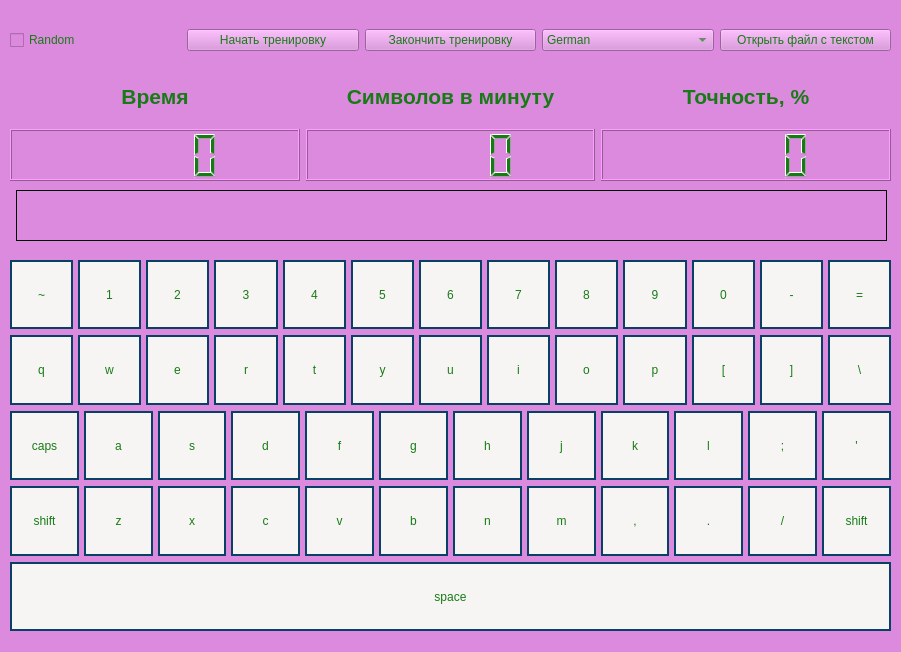
<?xml version="1.0" encoding="UTF-8"?>
<ui version="4.0">
 <class>MainWindow</class>
 <widget class="QMainWindow" name="MainWindow">
  <property name="geometry">
   <rect>
    <x>0</x>
    <y>0</y>
    <width>901</width>
    <height>652</height>
   </rect>
  </property>
  <property name="windowTitle">
   <string>MainWindow</string>
  </property>
  <property name="styleSheet">
   <string notr="true">background-color: rgb(220, 138, 221);
color: rgb(23, 123, 21);
font: 700 italic 11pt &quot;Ubuntu&quot;;
</string>
  </property>
  <widget class="QWidget" name="centralwidget">
   <property name="cursor">
    <cursorShape>CrossCursor</cursorShape>
   </property>
   <widget class="QWidget" name="verticalLayoutWidget">
    <property name="geometry">
     <rect>
      <x>10</x>
      <y>250</y>
      <width>881</width>
      <height>391</height>
     </rect>
    </property>
    <layout class="QVBoxLayout" name="verticalLayout">
     <property name="leftMargin">
      <number>0</number>
     </property>
     <property name="topMargin">
      <number>10</number>
     </property>
     <property name="bottomMargin">
      <number>10</number>
     </property>
     <item>
      <layout class="QHBoxLayout" name="horizontalLayout">
       <property name="spacing">
        <number>5</number>
       </property>
       <property name="sizeConstraint">
        <enum>QLayout::SetDefaultConstraint</enum>
       </property>
       <item>
        <widget class="QPushButton" name="bnt_49">
         <property name="enabled">
          <bool>false</bool>
         </property>
         <property name="sizePolicy">
          <sizepolicy hsizetype="MinimumExpanding" vsizetype="Minimum">
           <horstretch>0</horstretch>
           <verstretch>0</verstretch>
          </sizepolicy>
         </property>
         <property name="styleSheet">
          <string notr="true"> border: 2px solid #094065;
background-color: rgb(246, 245, 244);</string>
         </property>
         <property name="text">
          <string>~</string>
         </property>
        </widget>
       </item>
       <item>
        <widget class="QPushButton" name="bnt_10">
         <property name="enabled">
          <bool>false</bool>
         </property>
         <property name="sizePolicy">
          <sizepolicy hsizetype="MinimumExpanding" vsizetype="Minimum">
           <horstretch>0</horstretch>
           <verstretch>0</verstretch>
          </sizepolicy>
         </property>
         <property name="styleSheet">
          <string notr="true">border: 2px solid #094065;
background-color: rgb(246, 245, 244);</string>
         </property>
         <property name="text">
          <string>1</string>
         </property>
        </widget>
       </item>
       <item>
        <widget class="QPushButton" name="bnt_11">
         <property name="enabled">
          <bool>false</bool>
         </property>
         <property name="sizePolicy">
          <sizepolicy hsizetype="MinimumExpanding" vsizetype="Minimum">
           <horstretch>0</horstretch>
           <verstretch>0</verstretch>
          </sizepolicy>
         </property>
         <property name="styleSheet">
          <string notr="true">border: 2px solid #094065;
background-color: rgb(246, 245, 244);</string>
         </property>
         <property name="text">
          <string>2</string>
         </property>
        </widget>
       </item>
       <item>
        <widget class="QPushButton" name="bnt_12">
         <property name="enabled">
          <bool>false</bool>
         </property>
         <property name="sizePolicy">
          <sizepolicy hsizetype="MinimumExpanding" vsizetype="Minimum">
           <horstretch>0</horstretch>
           <verstretch>0</verstretch>
          </sizepolicy>
         </property>
         <property name="styleSheet">
          <string notr="true">border: 2px solid #094065;
background-color: rgb(246, 245, 244);</string>
         </property>
         <property name="text">
          <string>3</string>
         </property>
        </widget>
       </item>
       <item>
        <widget class="QPushButton" name="bnt_13">
         <property name="enabled">
          <bool>false</bool>
         </property>
         <property name="sizePolicy">
          <sizepolicy hsizetype="MinimumExpanding" vsizetype="Minimum">
           <horstretch>0</horstretch>
           <verstretch>0</verstretch>
          </sizepolicy>
         </property>
         <property name="styleSheet">
          <string notr="true">border: 2px solid #094065;
background-color: rgb(246, 245, 244);</string>
         </property>
         <property name="text">
          <string>4</string>
         </property>
        </widget>
       </item>
       <item>
        <widget class="QPushButton" name="bnt_14">
         <property name="enabled">
          <bool>false</bool>
         </property>
         <property name="sizePolicy">
          <sizepolicy hsizetype="MinimumExpanding" vsizetype="Minimum">
           <horstretch>0</horstretch>
           <verstretch>0</verstretch>
          </sizepolicy>
         </property>
         <property name="styleSheet">
          <string notr="true">border: 2px solid #094065;
background-color: rgb(246, 245, 244);</string>
         </property>
         <property name="text">
          <string>5</string>
         </property>
        </widget>
       </item>
       <item>
        <widget class="QPushButton" name="bnt_15">
         <property name="enabled">
          <bool>false</bool>
         </property>
         <property name="sizePolicy">
          <sizepolicy hsizetype="MinimumExpanding" vsizetype="Minimum">
           <horstretch>0</horstretch>
           <verstretch>0</verstretch>
          </sizepolicy>
         </property>
         <property name="styleSheet">
          <string notr="true">border: 2px solid #094065;
background-color: rgb(246, 245, 244);</string>
         </property>
         <property name="text">
          <string>6</string>
         </property>
        </widget>
       </item>
       <item>
        <widget class="QPushButton" name="bnt_16">
         <property name="enabled">
          <bool>false</bool>
         </property>
         <property name="sizePolicy">
          <sizepolicy hsizetype="MinimumExpanding" vsizetype="Minimum">
           <horstretch>0</horstretch>
           <verstretch>0</verstretch>
          </sizepolicy>
         </property>
         <property name="styleSheet">
          <string notr="true">border: 2px solid #094065;
background-color: rgb(246, 245, 244);</string>
         </property>
         <property name="text">
          <string>7</string>
         </property>
        </widget>
       </item>
       <item>
        <widget class="QPushButton" name="bnt_17">
         <property name="enabled">
          <bool>false</bool>
         </property>
         <property name="sizePolicy">
          <sizepolicy hsizetype="MinimumExpanding" vsizetype="Minimum">
           <horstretch>0</horstretch>
           <verstretch>0</verstretch>
          </sizepolicy>
         </property>
         <property name="styleSheet">
          <string notr="true">border: 2px solid #094065;
background-color: rgb(246, 245, 244);</string>
         </property>
         <property name="text">
          <string>8</string>
         </property>
        </widget>
       </item>
       <item>
        <widget class="QPushButton" name="bnt_18">
         <property name="enabled">
          <bool>false</bool>
         </property>
         <property name="sizePolicy">
          <sizepolicy hsizetype="MinimumExpanding" vsizetype="Minimum">
           <horstretch>0</horstretch>
           <verstretch>0</verstretch>
          </sizepolicy>
         </property>
         <property name="styleSheet">
          <string notr="true">border: 2px solid #094065;
background-color: rgb(246, 245, 244);</string>
         </property>
         <property name="text">
          <string>9</string>
         </property>
        </widget>
       </item>
       <item>
        <widget class="QPushButton" name="bnt_19">
         <property name="enabled">
          <bool>false</bool>
         </property>
         <property name="sizePolicy">
          <sizepolicy hsizetype="MinimumExpanding" vsizetype="Minimum">
           <horstretch>0</horstretch>
           <verstretch>0</verstretch>
          </sizepolicy>
         </property>
         <property name="styleSheet">
          <string notr="true">border: 2px solid #094065;
background-color: rgb(246, 245, 244);</string>
         </property>
         <property name="text">
          <string>0</string>
         </property>
        </widget>
       </item>
       <item>
        <widget class="QPushButton" name="bnt_20">
         <property name="enabled">
          <bool>false</bool>
         </property>
         <property name="sizePolicy">
          <sizepolicy hsizetype="MinimumExpanding" vsizetype="Minimum">
           <horstretch>0</horstretch>
           <verstretch>0</verstretch>
          </sizepolicy>
         </property>
         <property name="styleSheet">
          <string notr="true">border: 2px solid #094065;
background-color: rgb(246, 245, 244);</string>
         </property>
         <property name="text">
          <string>-</string>
         </property>
        </widget>
       </item>
       <item>
        <widget class="QPushButton" name="bnt_21">
         <property name="enabled">
          <bool>false</bool>
         </property>
         <property name="sizePolicy">
          <sizepolicy hsizetype="MinimumExpanding" vsizetype="Minimum">
           <horstretch>0</horstretch>
           <verstretch>0</verstretch>
          </sizepolicy>
         </property>
         <property name="styleSheet">
          <string notr="true">border: 2px solid #094065;
background-color: rgb(246, 245, 244);</string>
         </property>
         <property name="text">
          <string>=</string>
         </property>
        </widget>
       </item>
      </layout>
     </item>
     <item>
      <layout class="QHBoxLayout" name="horizontalLayout_3">
       <property name="spacing">
        <number>5</number>
       </property>
       <property name="sizeConstraint">
        <enum>QLayout::SetDefaultConstraint</enum>
       </property>
       <item>
        <widget class="QPushButton" name="bnt_24">
         <property name="enabled">
          <bool>false</bool>
         </property>
         <property name="sizePolicy">
          <sizepolicy hsizetype="MinimumExpanding" vsizetype="Minimum">
           <horstretch>0</horstretch>
           <verstretch>0</verstretch>
          </sizepolicy>
         </property>
         <property name="styleSheet">
          <string notr="true">border: 2px solid #094065;
background-color: rgb(246, 245, 244);</string>
         </property>
         <property name="text">
          <string>q</string>
         </property>
        </widget>
       </item>
       <item>
        <widget class="QPushButton" name="bnt_25">
         <property name="enabled">
          <bool>false</bool>
         </property>
         <property name="sizePolicy">
          <sizepolicy hsizetype="MinimumExpanding" vsizetype="Minimum">
           <horstretch>0</horstretch>
           <verstretch>0</verstretch>
          </sizepolicy>
         </property>
         <property name="styleSheet">
          <string notr="true">
border: 2px solid #094065;
background-color: rgb(246, 245, 244);</string>
         </property>
         <property name="text">
          <string>w</string>
         </property>
        </widget>
       </item>
       <item>
        <widget class="QPushButton" name="bnt_26">
         <property name="enabled">
          <bool>false</bool>
         </property>
         <property name="sizePolicy">
          <sizepolicy hsizetype="MinimumExpanding" vsizetype="Minimum">
           <horstretch>0</horstretch>
           <verstretch>0</verstretch>
          </sizepolicy>
         </property>
         <property name="styleSheet">
          <string notr="true">border: 2px solid #094065;
background-color: rgb(246, 245, 244);</string>
         </property>
         <property name="text">
          <string>e</string>
         </property>
        </widget>
       </item>
       <item>
        <widget class="QPushButton" name="bnt_27">
         <property name="enabled">
          <bool>false</bool>
         </property>
         <property name="sizePolicy">
          <sizepolicy hsizetype="MinimumExpanding" vsizetype="Minimum">
           <horstretch>0</horstretch>
           <verstretch>0</verstretch>
          </sizepolicy>
         </property>
         <property name="styleSheet">
          <string notr="true">border: 2px solid #094065;
background-color: rgb(246, 245, 244);</string>
         </property>
         <property name="text">
          <string>r</string>
         </property>
        </widget>
       </item>
       <item>
        <widget class="QPushButton" name="bnt_28">
         <property name="enabled">
          <bool>false</bool>
         </property>
         <property name="sizePolicy">
          <sizepolicy hsizetype="MinimumExpanding" vsizetype="Minimum">
           <horstretch>0</horstretch>
           <verstretch>0</verstretch>
          </sizepolicy>
         </property>
         <property name="styleSheet">
          <string notr="true">border: 2px solid #094065;
background-color: rgb(246, 245, 244);</string>
         </property>
         <property name="text">
          <string>t</string>
         </property>
        </widget>
       </item>
       <item>
        <widget class="QPushButton" name="bnt_29">
         <property name="enabled">
          <bool>false</bool>
         </property>
         <property name="sizePolicy">
          <sizepolicy hsizetype="MinimumExpanding" vsizetype="Minimum">
           <horstretch>0</horstretch>
           <verstretch>0</verstretch>
          </sizepolicy>
         </property>
         <property name="styleSheet">
          <string notr="true">border: 2px solid #094065;
background-color: rgb(246, 245, 244);</string>
         </property>
         <property name="text">
          <string>y</string>
         </property>
        </widget>
       </item>
       <item>
        <widget class="QPushButton" name="bnt_30">
         <property name="enabled">
          <bool>false</bool>
         </property>
         <property name="sizePolicy">
          <sizepolicy hsizetype="MinimumExpanding" vsizetype="Minimum">
           <horstretch>0</horstretch>
           <verstretch>0</verstretch>
          </sizepolicy>
         </property>
         <property name="styleSheet">
          <string notr="true">border: 2px solid #094065;
background-color: rgb(246, 245, 244);</string>
         </property>
         <property name="text">
          <string>u</string>
         </property>
        </widget>
       </item>
       <item>
        <widget class="QPushButton" name="bnt_31">
         <property name="enabled">
          <bool>false</bool>
         </property>
         <property name="sizePolicy">
          <sizepolicy hsizetype="MinimumExpanding" vsizetype="Minimum">
           <horstretch>0</horstretch>
           <verstretch>0</verstretch>
          </sizepolicy>
         </property>
         <property name="styleSheet">
          <string notr="true">border: 2px solid #094065;
background-color: rgb(246, 245, 244);</string>
         </property>
         <property name="text">
          <string>i</string>
         </property>
        </widget>
       </item>
       <item>
        <widget class="QPushButton" name="bnt_32">
         <property name="enabled">
          <bool>false</bool>
         </property>
         <property name="sizePolicy">
          <sizepolicy hsizetype="MinimumExpanding" vsizetype="Minimum">
           <horstretch>0</horstretch>
           <verstretch>0</verstretch>
          </sizepolicy>
         </property>
         <property name="styleSheet">
          <string notr="true">border: 2px solid #094065;
background-color: rgb(246, 245, 244);</string>
         </property>
         <property name="text">
          <string>o</string>
         </property>
        </widget>
       </item>
       <item>
        <widget class="QPushButton" name="bnt_33">
         <property name="enabled">
          <bool>false</bool>
         </property>
         <property name="sizePolicy">
          <sizepolicy hsizetype="MinimumExpanding" vsizetype="Minimum">
           <horstretch>0</horstretch>
           <verstretch>0</verstretch>
          </sizepolicy>
         </property>
         <property name="styleSheet">
          <string notr="true">border: 2px solid #094065;
background-color: rgb(246, 245, 244);</string>
         </property>
         <property name="text">
          <string>p</string>
         </property>
        </widget>
       </item>
       <item>
        <widget class="QPushButton" name="bnt_34">
         <property name="enabled">
          <bool>false</bool>
         </property>
         <property name="sizePolicy">
          <sizepolicy hsizetype="MinimumExpanding" vsizetype="Minimum">
           <horstretch>0</horstretch>
           <verstretch>0</verstretch>
          </sizepolicy>
         </property>
         <property name="styleSheet">
          <string notr="true">border: 2px solid #094065;
background-color: rgb(246, 245, 244);</string>
         </property>
         <property name="text">
          <string>[</string>
         </property>
        </widget>
       </item>
       <item>
        <widget class="QPushButton" name="bnt_35">
         <property name="enabled">
          <bool>false</bool>
         </property>
         <property name="sizePolicy">
          <sizepolicy hsizetype="MinimumExpanding" vsizetype="Minimum">
           <horstretch>0</horstretch>
           <verstretch>0</verstretch>
          </sizepolicy>
         </property>
         <property name="styleSheet">
          <string notr="true">border: 2px solid #094065;
background-color: rgb(246, 245, 244);</string>
         </property>
         <property name="text">
          <string>]</string>
         </property>
        </widget>
       </item>
       <item>
        <widget class="QPushButton" name="bnt_51">
         <property name="enabled">
          <bool>false</bool>
         </property>
         <property name="sizePolicy">
          <sizepolicy hsizetype="MinimumExpanding" vsizetype="Minimum">
           <horstretch>0</horstretch>
           <verstretch>0</verstretch>
          </sizepolicy>
         </property>
         <property name="styleSheet">
          <string notr="true">border: 2px solid #094065;
background-color: rgb(246, 245, 244);
</string>
         </property>
         <property name="text">
          <string>\</string>
         </property>
        </widget>
       </item>
      </layout>
     </item>
     <item>
      <layout class="QHBoxLayout" name="horizontalLayout_4">
       <property name="spacing">
        <number>5</number>
       </property>
       <property name="sizeConstraint">
        <enum>QLayout::SetDefaultConstraint</enum>
       </property>
       <item>
        <widget class="QPushButton" name="bnt_66">
         <property name="enabled">
          <bool>false</bool>
         </property>
         <property name="sizePolicy">
          <sizepolicy hsizetype="MinimumExpanding" vsizetype="Minimum">
           <horstretch>0</horstretch>
           <verstretch>0</verstretch>
          </sizepolicy>
         </property>
         <property name="styleSheet">
          <string notr="true">border: 2px solid #094065;
background-color: rgb(246, 245, 244);</string>
         </property>
         <property name="text">
          <string>caps</string>
         </property>
        </widget>
       </item>
       <item>
        <widget class="QPushButton" name="bnt_38">
         <property name="enabled">
          <bool>false</bool>
         </property>
         <property name="sizePolicy">
          <sizepolicy hsizetype="MinimumExpanding" vsizetype="Minimum">
           <horstretch>0</horstretch>
           <verstretch>0</verstretch>
          </sizepolicy>
         </property>
         <property name="styleSheet">
          <string notr="true">border: 2px solid #094065;
background-color: rgb(246, 245, 244);</string>
         </property>
         <property name="text">
          <string>a</string>
         </property>
        </widget>
       </item>
       <item>
        <widget class="QPushButton" name="bnt_39">
         <property name="enabled">
          <bool>false</bool>
         </property>
         <property name="sizePolicy">
          <sizepolicy hsizetype="MinimumExpanding" vsizetype="Minimum">
           <horstretch>0</horstretch>
           <verstretch>0</verstretch>
          </sizepolicy>
         </property>
         <property name="styleSheet">
          <string notr="true">border: 2px solid #094065;
background-color: rgb(246, 245, 244);</string>
         </property>
         <property name="text">
          <string>s</string>
         </property>
        </widget>
       </item>
       <item>
        <widget class="QPushButton" name="bnt_40">
         <property name="enabled">
          <bool>false</bool>
         </property>
         <property name="sizePolicy">
          <sizepolicy hsizetype="MinimumExpanding" vsizetype="Minimum">
           <horstretch>0</horstretch>
           <verstretch>0</verstretch>
          </sizepolicy>
         </property>
         <property name="styleSheet">
          <string notr="true">border: 2px solid #094065;
background-color: rgb(246, 245, 244);</string>
         </property>
         <property name="text">
          <string>d</string>
         </property>
        </widget>
       </item>
       <item>
        <widget class="QPushButton" name="bnt_41">
         <property name="enabled">
          <bool>false</bool>
         </property>
         <property name="sizePolicy">
          <sizepolicy hsizetype="MinimumExpanding" vsizetype="Minimum">
           <horstretch>0</horstretch>
           <verstretch>0</verstretch>
          </sizepolicy>
         </property>
         <property name="styleSheet">
          <string notr="true">border: 2px solid #094065;
background-color: rgb(246, 245, 244);</string>
         </property>
         <property name="text">
          <string>f</string>
         </property>
        </widget>
       </item>
       <item>
        <widget class="QPushButton" name="bnt_42">
         <property name="enabled">
          <bool>false</bool>
         </property>
         <property name="sizePolicy">
          <sizepolicy hsizetype="MinimumExpanding" vsizetype="Minimum">
           <horstretch>0</horstretch>
           <verstretch>0</verstretch>
          </sizepolicy>
         </property>
         <property name="styleSheet">
          <string notr="true">border: 2px solid #094065;
background-color: rgb(246, 245, 244);</string>
         </property>
         <property name="text">
          <string>g</string>
         </property>
        </widget>
       </item>
       <item>
        <widget class="QPushButton" name="bnt_43">
         <property name="enabled">
          <bool>false</bool>
         </property>
         <property name="sizePolicy">
          <sizepolicy hsizetype="MinimumExpanding" vsizetype="Minimum">
           <horstretch>0</horstretch>
           <verstretch>0</verstretch>
          </sizepolicy>
         </property>
         <property name="styleSheet">
          <string notr="true">border: 2px solid #094065;
background-color: rgb(246, 245, 244);</string>
         </property>
         <property name="text">
          <string>h</string>
         </property>
        </widget>
       </item>
       <item>
        <widget class="QPushButton" name="bnt_44">
         <property name="enabled">
          <bool>false</bool>
         </property>
         <property name="sizePolicy">
          <sizepolicy hsizetype="MinimumExpanding" vsizetype="Minimum">
           <horstretch>0</horstretch>
           <verstretch>0</verstretch>
          </sizepolicy>
         </property>
         <property name="styleSheet">
          <string notr="true">border: 2px solid #094065;
background-color: rgb(246, 245, 244);</string>
         </property>
         <property name="text">
          <string>j</string>
         </property>
        </widget>
       </item>
       <item>
        <widget class="QPushButton" name="bnt_45">
         <property name="enabled">
          <bool>false</bool>
         </property>
         <property name="sizePolicy">
          <sizepolicy hsizetype="MinimumExpanding" vsizetype="Minimum">
           <horstretch>0</horstretch>
           <verstretch>0</verstretch>
          </sizepolicy>
         </property>
         <property name="styleSheet">
          <string notr="true">border: 2px solid #094065;
background-color: rgb(246, 245, 244);</string>
         </property>
         <property name="text">
          <string>k</string>
         </property>
        </widget>
       </item>
       <item>
        <widget class="QPushButton" name="bnt_46">
         <property name="enabled">
          <bool>false</bool>
         </property>
         <property name="sizePolicy">
          <sizepolicy hsizetype="MinimumExpanding" vsizetype="Minimum">
           <horstretch>0</horstretch>
           <verstretch>0</verstretch>
          </sizepolicy>
         </property>
         <property name="styleSheet">
          <string notr="true">border: 2px solid #094065;
background-color: rgb(246, 245, 244);</string>
         </property>
         <property name="text">
          <string>l</string>
         </property>
        </widget>
       </item>
       <item>
        <widget class="QPushButton" name="bnt_47">
         <property name="enabled">
          <bool>false</bool>
         </property>
         <property name="sizePolicy">
          <sizepolicy hsizetype="MinimumExpanding" vsizetype="Minimum">
           <horstretch>0</horstretch>
           <verstretch>0</verstretch>
          </sizepolicy>
         </property>
         <property name="styleSheet">
          <string notr="true">border: 2px solid #094065;
background-color: rgb(246, 245, 244);</string>
         </property>
         <property name="text">
          <string>;</string>
         </property>
        </widget>
       </item>
       <item>
        <widget class="QPushButton" name="bnt_48">
         <property name="enabled">
          <bool>false</bool>
         </property>
         <property name="sizePolicy">
          <sizepolicy hsizetype="MinimumExpanding" vsizetype="Minimum">
           <horstretch>0</horstretch>
           <verstretch>0</verstretch>
          </sizepolicy>
         </property>
         <property name="styleSheet">
          <string notr="true">border: 2px solid #094065;
background-color: rgb(246, 245, 244);</string>
         </property>
         <property name="text">
          <string>'</string>
         </property>
        </widget>
       </item>
      </layout>
     </item>
     <item>
      <layout class="QHBoxLayout" name="horizontalLayout_5">
       <property name="spacing">
        <number>5</number>
       </property>
       <property name="sizeConstraint">
        <enum>QLayout::SetDefaultConstraint</enum>
       </property>
       <item>
        <widget class="QPushButton" name="bnt_50">
         <property name="enabled">
          <bool>false</bool>
         </property>
         <property name="sizePolicy">
          <sizepolicy hsizetype="MinimumExpanding" vsizetype="Minimum">
           <horstretch>0</horstretch>
           <verstretch>0</verstretch>
          </sizepolicy>
         </property>
         <property name="styleSheet">
          <string notr="true">border: 2px solid #094065;
background-color: rgb(246, 245, 244);</string>
         </property>
         <property name="text">
          <string>shift</string>
         </property>
        </widget>
       </item>
       <item>
        <widget class="QPushButton" name="bnt_52">
         <property name="enabled">
          <bool>false</bool>
         </property>
         <property name="sizePolicy">
          <sizepolicy hsizetype="MinimumExpanding" vsizetype="Minimum">
           <horstretch>0</horstretch>
           <verstretch>0</verstretch>
          </sizepolicy>
         </property>
         <property name="styleSheet">
          <string notr="true">border: 2px solid #094065;
background-color: rgb(246, 245, 244);</string>
         </property>
         <property name="text">
          <string>z</string>
         </property>
        </widget>
       </item>
       <item>
        <widget class="QPushButton" name="bnt_53">
         <property name="enabled">
          <bool>false</bool>
         </property>
         <property name="sizePolicy">
          <sizepolicy hsizetype="MinimumExpanding" vsizetype="Minimum">
           <horstretch>0</horstretch>
           <verstretch>0</verstretch>
          </sizepolicy>
         </property>
         <property name="styleSheet">
          <string notr="true">border: 2px solid #094065;
background-color: rgb(246, 245, 244);</string>
         </property>
         <property name="text">
          <string>x</string>
         </property>
        </widget>
       </item>
       <item>
        <widget class="QPushButton" name="bnt_54">
         <property name="enabled">
          <bool>false</bool>
         </property>
         <property name="sizePolicy">
          <sizepolicy hsizetype="MinimumExpanding" vsizetype="Minimum">
           <horstretch>0</horstretch>
           <verstretch>0</verstretch>
          </sizepolicy>
         </property>
         <property name="styleSheet">
          <string notr="true">border: 2px solid #094065;
background-color: rgb(246, 245, 244);</string>
         </property>
         <property name="text">
          <string>c</string>
         </property>
        </widget>
       </item>
       <item>
        <widget class="QPushButton" name="bnt_55">
         <property name="enabled">
          <bool>false</bool>
         </property>
         <property name="sizePolicy">
          <sizepolicy hsizetype="MinimumExpanding" vsizetype="Minimum">
           <horstretch>0</horstretch>
           <verstretch>0</verstretch>
          </sizepolicy>
         </property>
         <property name="styleSheet">
          <string notr="true">border: 2px solid #094065;
background-color: rgb(246, 245, 244);</string>
         </property>
         <property name="text">
          <string>v</string>
         </property>
        </widget>
       </item>
       <item>
        <widget class="QPushButton" name="bnt_56">
         <property name="enabled">
          <bool>false</bool>
         </property>
         <property name="sizePolicy">
          <sizepolicy hsizetype="MinimumExpanding" vsizetype="Minimum">
           <horstretch>0</horstretch>
           <verstretch>0</verstretch>
          </sizepolicy>
         </property>
         <property name="styleSheet">
          <string notr="true">border: 2px solid #094065;
background-color: rgb(246, 245, 244);</string>
         </property>
         <property name="text">
          <string>b</string>
         </property>
        </widget>
       </item>
       <item>
        <widget class="QPushButton" name="bnt_57">
         <property name="enabled">
          <bool>false</bool>
         </property>
         <property name="sizePolicy">
          <sizepolicy hsizetype="MinimumExpanding" vsizetype="Minimum">
           <horstretch>0</horstretch>
           <verstretch>0</verstretch>
          </sizepolicy>
         </property>
         <property name="styleSheet">
          <string notr="true">border: 2px solid #094065;
background-color: rgb(246, 245, 244);</string>
         </property>
         <property name="text">
          <string>n</string>
         </property>
        </widget>
       </item>
       <item>
        <widget class="QPushButton" name="bnt_58">
         <property name="enabled">
          <bool>false</bool>
         </property>
         <property name="sizePolicy">
          <sizepolicy hsizetype="MinimumExpanding" vsizetype="Minimum">
           <horstretch>0</horstretch>
           <verstretch>0</verstretch>
          </sizepolicy>
         </property>
         <property name="styleSheet">
          <string notr="true">border: 2px solid #094065;
background-color: rgb(246, 245, 244);</string>
         </property>
         <property name="text">
          <string>m</string>
         </property>
        </widget>
       </item>
       <item>
        <widget class="QPushButton" name="bnt_59">
         <property name="enabled">
          <bool>false</bool>
         </property>
         <property name="sizePolicy">
          <sizepolicy hsizetype="MinimumExpanding" vsizetype="Minimum">
           <horstretch>0</horstretch>
           <verstretch>0</verstretch>
          </sizepolicy>
         </property>
         <property name="styleSheet">
          <string notr="true">border: 2px solid #094065;
background-color: rgb(246, 245, 244);</string>
         </property>
         <property name="text">
          <string>,</string>
         </property>
        </widget>
       </item>
       <item>
        <widget class="QPushButton" name="bnt_60">
         <property name="enabled">
          <bool>false</bool>
         </property>
         <property name="sizePolicy">
          <sizepolicy hsizetype="MinimumExpanding" vsizetype="Minimum">
           <horstretch>0</horstretch>
           <verstretch>0</verstretch>
          </sizepolicy>
         </property>
         <property name="styleSheet">
          <string notr="true">border: 2px solid #094065;
background-color: rgb(246, 245, 244);</string>
         </property>
         <property name="text">
          <string>.</string>
         </property>
        </widget>
       </item>
       <item>
        <widget class="QPushButton" name="bnt_61">
         <property name="enabled">
          <bool>false</bool>
         </property>
         <property name="sizePolicy">
          <sizepolicy hsizetype="MinimumExpanding" vsizetype="Minimum">
           <horstretch>0</horstretch>
           <verstretch>0</verstretch>
          </sizepolicy>
         </property>
         <property name="styleSheet">
          <string notr="true">border: 2px solid #094065;
background-color: rgb(246, 245, 244);</string>
         </property>
         <property name="text">
          <string>/</string>
         </property>
        </widget>
       </item>
       <item>
        <widget class="QPushButton" name="bnt_62">
         <property name="enabled">
          <bool>false</bool>
         </property>
         <property name="sizePolicy">
          <sizepolicy hsizetype="MinimumExpanding" vsizetype="Minimum">
           <horstretch>0</horstretch>
           <verstretch>0</verstretch>
          </sizepolicy>
         </property>
         <property name="styleSheet">
          <string notr="true">border: 2px solid #094065;
background-color: rgb(246, 245, 244);</string>
         </property>
         <property name="text">
          <string>shift</string>
         </property>
        </widget>
       </item>
      </layout>
     </item>
     <item>
      <widget class="QPushButton" name="bnt_65">
       <property name="enabled">
        <bool>false</bool>
       </property>
       <property name="sizePolicy">
        <sizepolicy hsizetype="Minimum" vsizetype="Minimum">
         <horstretch>0</horstretch>
         <verstretch>0</verstretch>
        </sizepolicy>
       </property>
       <property name="styleSheet">
        <string notr="true">border: 2px solid #094065;
background-color: rgb(246, 245, 244);</string>
       </property>
       <property name="text">
        <string>space</string>
       </property>
      </widget>
     </item>
    </layout>
   </widget>
   <widget class="QWidget" name="layoutWidget">
    <property name="geometry">
     <rect>
      <x>10</x>
      <y>20</y>
      <width>881</width>
      <height>41</height>
     </rect>
    </property>
    <layout class="QHBoxLayout" name="horizontalLayout_2">
     <item>
      <widget class="QCheckBox" name="checkBox">
       <property name="text">
        <string>Random</string>
       </property>
      </widget>
     </item>
     <item>
      <widget class="QPushButton" name="bnt_start">
       <property name="text">
        <string>Начать тренировку</string>
       </property>
      </widget>
     </item>
     <item>
      <widget class="QPushButton" name="bnt_end">
       <property name="text">
        <string>Закончить тренировку</string>
       </property>
      </widget>
     </item>
     <item>
      <widget class="QComboBox" name="comboBox">
       <item>
        <property name="text">
         <string>German</string>
        </property>
       </item>
       <item>
        <property name="text">
         <string>French</string>
        </property>
       </item>
       <item>
        <property name="text">
         <string>Arabic</string>
        </property>
       </item>
       <item>
        <property name="text">
         <string>English</string>
        </property>
       </item>
       <item>
        <property name="text">
         <string>Belarusian</string>
        </property>
       </item>
       <item>
        <property name="text">
         <string>Hebrew</string>
        </property>
       </item>
       <item>
        <property name="text">
         <string>Сhinesse</string>
        </property>
       </item>
      </widget>
     </item>
     <item>
      <widget class="QPushButton" name="pushButton">
       <property name="styleSheet">
        <string notr="true"/>
       </property>
       <property name="text">
        <string>Открыть файл с текстом</string>
       </property>
      </widget>
     </item>
    </layout>
   </widget>
   <widget class="QWidget" name="layoutWidget">
    <property name="geometry">
     <rect>
      <x>10</x>
      <y>70</y>
      <width>881</width>
      <height>111</height>
     </rect>
    </property>
    <layout class="QHBoxLayout" name="horizontalLayout_6">
     <item>
      <layout class="QVBoxLayout" name="verticalLayout_2">
       <item>
        <widget class="QLabel" name="lbl_timer">
         <property name="text">
          <string>&lt;html&gt;&lt;head/&gt;&lt;body&gt;&lt;p align=&quot;center&quot;&gt;&lt;span style=&quot; font-size:16pt; font-weight:700;&quot;&gt;Время&lt;/span&gt;&lt;/p&gt;&lt;/body&gt;&lt;/html&gt;</string>
         </property>
        </widget>
       </item>
       <item>
        <widget class="QLCDNumber" name="lcd_timer"/>
       </item>
      </layout>
     </item>
     <item>
      <layout class="QVBoxLayout" name="verticalLayout_3">
       <item>
        <widget class="QLabel" name="lnl_symbols">
         <property name="text">
          <string>&lt;html&gt;&lt;head/&gt;&lt;body&gt;&lt;p align=&quot;center&quot;&gt;&lt;span style=&quot; font-size:16pt; font-weight:700;&quot;&gt;Символов в минуту&lt;/span&gt;&lt;/p&gt;&lt;/body&gt;&lt;/html&gt;</string>
         </property>
        </widget>
       </item>
       <item>
        <widget class="QLCDNumber" name="lcd_symbols"/>
       </item>
      </layout>
     </item>
     <item>
      <layout class="QVBoxLayout" name="verticalLayout_4">
       <item>
        <widget class="QLabel" name="lbl_accuracy">
         <property name="text">
          <string>&lt;html&gt;&lt;head/&gt;&lt;body&gt;&lt;p align=&quot;center&quot;&gt;&lt;span style=&quot; font-size:16pt; font-weight:700;&quot;&gt;Точность, %&lt;/span&gt;&lt;/p&gt;&lt;/body&gt;&lt;/html&gt;</string>
         </property>
        </widget>
       </item>
       <item>
        <widget class="QLCDNumber" name="lcd_accuracy"/>
       </item>
      </layout>
     </item>
    </layout>
   </widget>
   <widget class="QLabel" name="ln_training">
    <property name="geometry">
     <rect>
      <x>16</x>
      <y>190</y>
      <width>871</width>
      <height>51</height>
     </rect>
    </property>
    <property name="styleSheet">
     <string notr="true">background-color: transparent; border: 1px solid black;
font: 700 italic 17pt &quot;Ubuntu&quot;;</string>
    </property>
    <property name="text">
     <string/>
    </property>
   </widget>
  </widget>
 </widget>
 <resources/>
 <connections/>
</ui>
